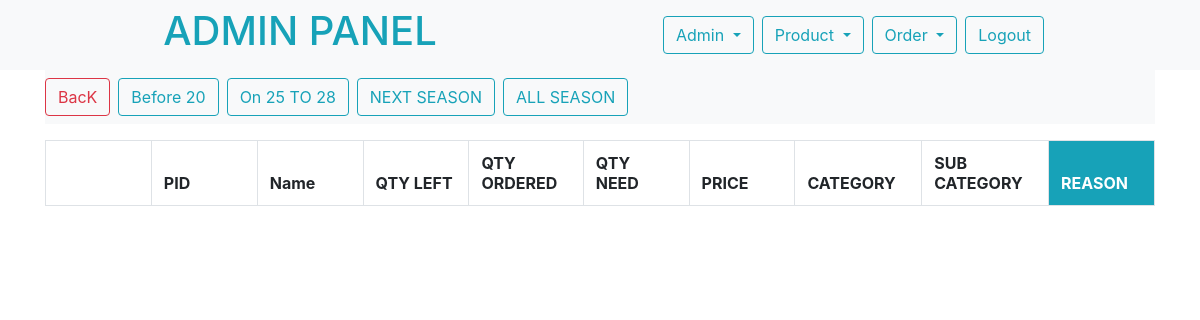
Before: /admin/product/nextmonth.php (signed in) with the older database file.
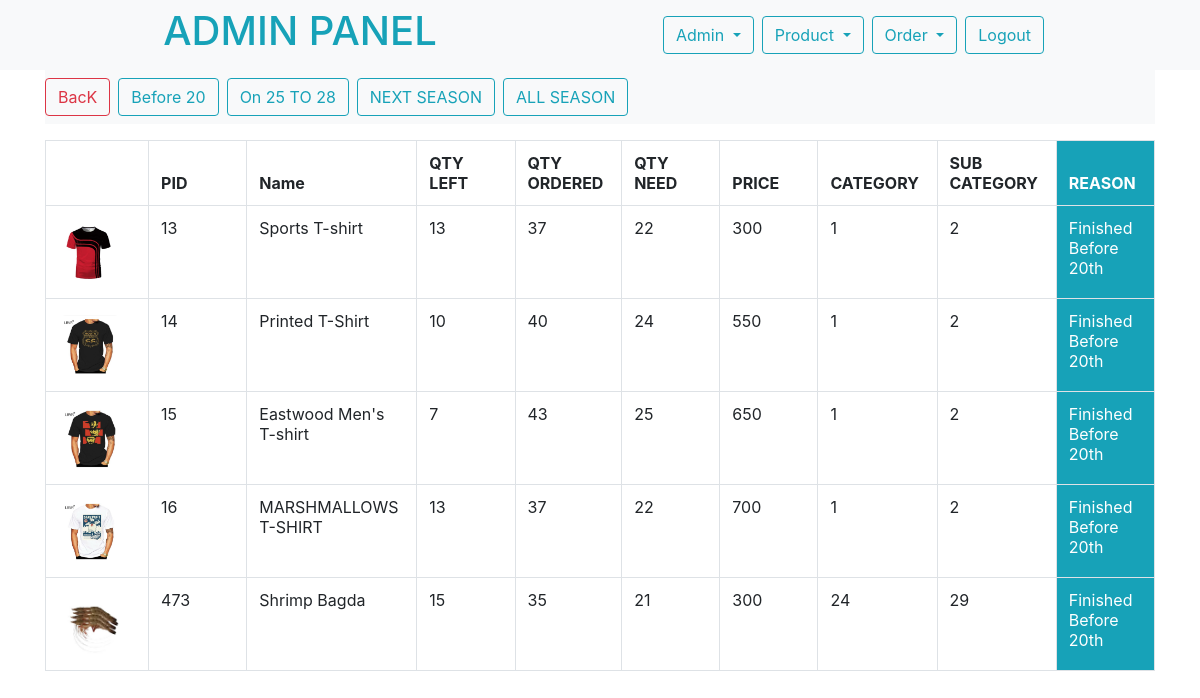
After: the same page with the newer database file.
### tables this page shows
CREATE TABLE `products` (
  `id` int(11) NOT NULL,
  `name` varchar(255) NOT NULL,
  `date` date NOT NULL DEFAULT '2021-01-20',
  `price` varchar(20) NOT NULL,
  `qty` int(11) NOT NULL DEFAULT 50,
  `description` varchar(4160) DEFAULT NULL,
  `image` varchar(8) NOT NULL,
  `category` int(11) NOT NULL,
  `sub_category` int(11) NOT NULL,
  `season` int(11) NOT NULL
);

### init.php (called while the page is built, shortened)
<?php
$source = new source;
?>

### classes/source.php (called while the page is built)
<?php
class source extends db{
    public $Query;
    public function Query($query,$param = []){
        if(empty($param)){
            $this->Query = $this->db->prepare($query);
            return $this->Query->execute();
        }else{
            $this->Query = $this->db->prepare($query);
            return $this->Query->execute($param);
        }
    }
    public function CountRows(){
        return $this->Query->rowCount();
    }
    public function FetchAll(){
        return $this->Query->FetchAll(PDO::FETCH_OBJ);
    }
    public function SingleRow(){
        return $this->Query->fetch(PDO::FETCH_OBJ);
    }
}
?>

### classes/db.php (called while the page is built, shortened)
<?php
class db{
    private $host = "localhost";
    private $username = "root";
    private $password = "";
    private $database = "dailybazar";
    public function __construct(){
        try{
            $this->db = new PDO("mysql:hsot=".$this->host.";dbname=".$this->database,
            $this->username,$this->password);
        }catch(PDOException $e){
            echo "Connection problem : ".$e->getMessage();
        }
    }
}
?>

### admin/product/nextmonth.php (the view, shortened to what this page needs)
<?php
include '../../init.php';
?>
<html>
<head>
    <link rel="stylesheet" href="https://maxcdn.bootstrapcdn.com/bootstrap/4.0.0/css/bootstrap.min.css" />
</head>
<body>
<?php include 'splitfile/navbar.php' ?>
<div class="container">
    <form action="" method="POST">
        <div class="container-fluid">
            <div class="row bg-light">
                <div class="m-2 container ml-lg-auto">
                    <div class="row">
                        <div class="mr-2">
                            <input type="submit" value="BacK" name="back" class="btn btn-outline-danger">
                        </div>
                        <div class="mr-2">
                            <input type="submit" value="Before 20" name="before20" class="btn btn-outline-info">
                        </div>
                        <div class="mr-2">
                            <input type="submit" value="On 25 TO 28" name="on25" class="btn btn-outline-info">
                        </div>
                        <div class="mr-2">
                            <input type="submit" value="NEXT SEASON" name="nextseason" class="btn btn-outline-info">
                        </div>
                        <div class="mr-2">
                            <input type="submit" value="ALL SEASON" name="allseason" class="btn btn-outline-info">
                        </div>
                    </div>
                </div>
            </div>
        </div>
</div>
<div class="container-fluid">
        <div class="container ">
            <table class="table table-hover ">
                <tbody>
<?php
if(isset($_POST['before20'])){
    echo "<thead>
                        <tr>
                            <th class='col-1 border-left border'></th>
                            <th class='col-1 border'>PID</th>
                            <th class='col-1 border'>Name</th>
                            <th class='col-1 border'>QTY LEFT</th>
                            <th class='col-1 border'>QTY ORDERED</th>
                            <th class='col-1 border'>QTY NEED</th>
                            <th class='col-1 border'>PRICE</th>
                            <th class='col-1 border'>CATEGORY</th>
                            <th class='col-1 border'>SUB CATEGORY</th>
                            <th class='col-1 border bg-info text-white'>REASON</th>
                        </tr>
                    </thead>
                    ";
                    $date = date('M');
                    $month =  date('m', strtotime($date));
                    $mon = $source->Query("SELECT * FROM `month` where `id` = $month");
                    $row = $source->SingleRow();
                    $currentSeason = $row->season;
                    $currentMonth = $row->id;
                    $allproductid = [];
                    $query = $source->Query("SELECT * FROM `products` where season = $currentSeason and qty <= '15' and day(current_date)<=20 ");
                    $lowqty = $source->FetchAll();
                    $numrow = $source->CountRows();
                    foreach ($lowqty as $row) :
                        if ($currentMonth != `12`) {
                            $nextMonth  = $currentMonth + 1;
                        } else {
                            $nextMonth = 1;
                        }
                        $mon = $source->Query("SELECT * FROM `month` where `id` = $nextMonth");
                        $nextS = $source->SingleRow();
                        $nextSeason = $nextS->season;
                        $testid = $source->Query("SELECT *  FROM `order` where pid = $row->id and month(date) = month(CURRENT_DATE) and year(date) = year(CURRENT_DATE)");
                        $getRow = $source->SingleRow();
                        $rownumm = $source->CountRows();
                        if ($currentSeason == $nextSeason && $rownumm>0) {
                            $query = $source->Query("SELECT pid,pname,sum(qty) as qtyy,price,category,sub_category  FROM `order` where pid = $row->id and month(date) = month(CURRENT_DATE) and year(date) = year(CURRENT_DATE)");
                            $featchRow = $source->SingleRow();
                            $parcent = (int)(($featchRow->qtyy * 60) / 100);
                            echo "
                <tr>
                <td class='col-1 border-left border'> <img class='rounded m-1' style='height:60px;' src='../../assets/productsimg/" . $featchRow->pid . ".jpg' alt='Sample'></td>
                <td class='border'>" . $featchRow->pid . "</td>
                <td class='border'>" . $featchRow->pname . "</td>
                <td class='border bg-warning'>" . $row->qty . "</td>
                <td class='border'>" . $featchRow->qtyy . "</td>
                <td class='border bg-info'>" . $parcent . "</td>
                <td class='border'>" . $row->price . "</td>
                <td class='border'>" . $featchRow->category . "</td>
                <td class='border'>" . $featchRow->sub_category . "</td>
                <td class='border col-1 bg-info text-white'>Finished Before 20th</td>";
                            echo "
                </tr>";
                        }
                        elseif($currentSeason != $nextSeason && $rownumm>0)
                        {
                            $query = $source->Query("SELECT pid,pname,sum(qty) as qtyy,price,category,sub_category  FROM `order` where pid = $row->id and month(date) = month(CURRENT_DATE) and year(date) = year(CURRENT_DATE)");
                            $featchRow = $source->SingleRow();
                            $parcent = (int)(($featchRow->qtyy * 20) / 100);
                            echo "
                                <tr>
                                <td class='col-1 border-left border'> <img class='rounded m-1' style='height:60px;' src='../../assets/productsimg/" . $featchRow->pid . ".jpg' alt='Sample'></td>
                                <td class='border'>" . $featchRow->pid . "</td>
                                <td class='border'>" . $featchRow->pname . "</td>
                                <td class='border bg-warning'>" . $row->qty . "</td>
                                <td class='border'>" . $featchRow->qtyy . "</td>
                                <td class='border bg-info'>" . $parcent . "</td>
                                <td class='border'>" . $row->price . "</td>
                                <td class='border'>" . $featchRow->category . "</td>
                                <td class='border'>" . $featchRow->sub_category . "</td>
                                <td class='border col-1 bg-info text-white'>Finished Before 20th</td>";
                                            echo "
                                </tr>";
                        }
                        $allproductid[] = $row->id;
                    endforeach;
        }
else{
    echo "<thead>
                        <tr>
                            <th class='col-1 border-left border'></th>
                            <th class='col-1 border'>PID</th>
                            <th class='col-1 border'>Name</th>
                            <th class='col-1 border'>QTY LEFT</th>
                            <th class='col-1 border'>QTY ORDERED</th>
                            <th class='col-1 border'>QTY NEED</th>
                            <th class='col-1 border'>PRICE</th>
                            <th class='col-1 border'>CATEGORY</th>
                            <th class='col-1 border'>SUB CATEGORY</th>
                            <th class='col-1 border bg-info text-white'>REASON</th>
                        </tr>
                    </thead>
                    ";
                    $date = date('M');
                    $month =  date('m', strtotime($date));
                    $mon = $source->Query("SELECT * FROM `month` where `id` = $month");
                    $row = $source->SingleRow();
                    $currentSeason = $row->season;
                    $currentMonth = $row->id;
                    $query = $source->Query("SELECT * FROM `products` where season = $currentSeason and qty <= '15' and day(current_date)<=20 ");
                    $lowqty = $source->FetchAll();
                    foreach ($lowqty as $row) :
                        if ($currentMonth != `12`) {
                            $nextMonth  = $currentMonth + 1;
                        } else {
                            $nextMonth = 1;
                        }
                        $mon = $source->Query("SELECT * FROM `month` where `id` = $nextMonth");
                        $nextS = $source->SingleRow();
                        $nextSeason = $nextS->season;
                        $rownumm = $source->CountRows();
                        if ($currentSeason == $nextSeason && $rownumm>0) {
                            $query = $source->Query("SELECT pid,pname,sum(qty) as qtyy,price,category,sub_category  FROM `order` where pid = $row->id and month(date) = month(CURRENT_DATE) and year(date) = year(CURRENT_DATE)");
                            $featchRow = $source->SingleRow();
                            $parcent = (int)(($featchRow->qtyy * 60) / 100);
                            echo "
                <tr>
                <td class='col-1 border-left border'> <img class='rounded m-1' style='height:60px;' src='../../assets/productsimg/" . $featchRow->pid . ".jpg' alt='Sample'></td>
                <td class='border'>" . $featchRow->pid . "</td>
                <td class='border'>" . $featchRow->pname . "</td>
                <td class='border'>" . $row->qty . "</td>
                <td class='border'>" . $featchRow->qtyy . "</td>
                <td class='border'>" . $parcent . "</td>
                <td class='border'>" . $row->price . "</td>
                <td class='border'>" . $featchRow->category . "</td>
                <td class='border'>" . $featchRow->sub_category . "</td>
                <td class='border col-1 bg-info text-white'>Finished Before 20th</td>";
                            echo "
                </tr>";
                        }
                    endforeach;
}
?>
</body>
</html>

### admin/product/splitfile/navbar.php (shortened to what this page needs)
<div class="container-fluid sticky-top">
    <div class="row bg-light">
      <div class=" col-6 text-center m-auto"><a href="../admin.php" class="btn">
          <h1 class="text-info">ADMIN PANEL</h1>
        </a> </div>
      <div class="col-6  mt-3">
        <form action="" method="POST">
          <div class="row ml-5">
            <div class="mr-2">
              <button class="btn btn-outline-info dropdown-toggle" type="button" id="dropdownMenu2" data-toggle="dropdown" aria-haspopup="true" aria-expanded="false">
                Admin
              </button>
            </div>
            <div class="mr-2">
              <button class="btn btn-outline-info dropdown-toggle" type="button" id="dropdownMenu2" data-toggle="dropdown" aria-haspopup="true" aria-expanded="false">
                Product
              </button>
            </div>
            <div class="mr-2">
              <button class="btn btn-outline-info dropdown-toggle" type="button" id="dropdownMenu2" data-toggle="dropdown" aria-haspopup="true" aria-expanded="false">
                Order
              </button>
            </div>
            <a href="../logout.php" class="btn btn-outline-info mr-2">Logout</a>
          </div>
        </form>
      </div>
    </div>
  </div>

Changed rows visible on the page:
now on this page (row edited): products: shows a picture, pid "13", pname "Sports T-shirt", qty "13", qtyy "37", parcent "22", price "300", category "1", sub_category "2"
now on this page (row edited): products: shows a picture, pid "14", pname "Printed T-Shirt", qty "10", qtyy "40", parcent "24", price "550", category "1", sub_category "2"
now on this page (row edited): products: shows a picture, pid "15", pname "Eastwood Men's T-shirt", qty "7", qtyy "43", parcent "25", price "650", category "1", sub_category "2"
now on this page (row edited): products: shows a picture, pid "16", pname "MARSHMALLOWS T-SHIRT", qty "13", qtyy "37", parcent "22", price "700", category "1", sub_category "2"
added products: shows a picture, pid "473", pname "Shrimp Bagda", qty "15", qtyy "35", parcent "21", price "300", category "24", sub_category "29"
